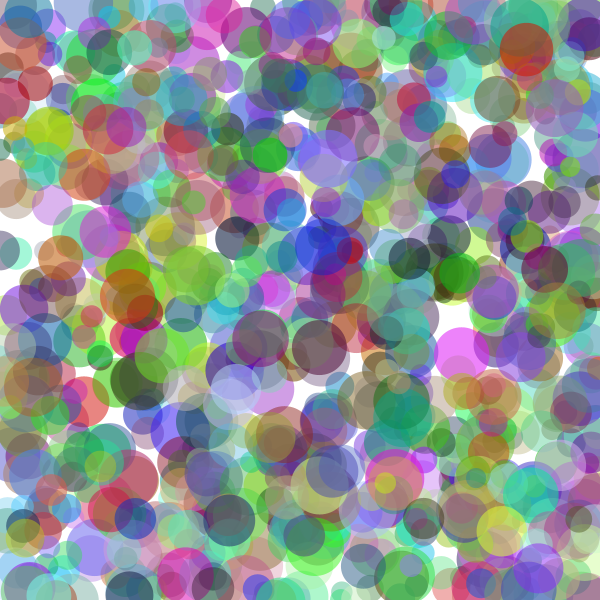
Frame 1 (no input)
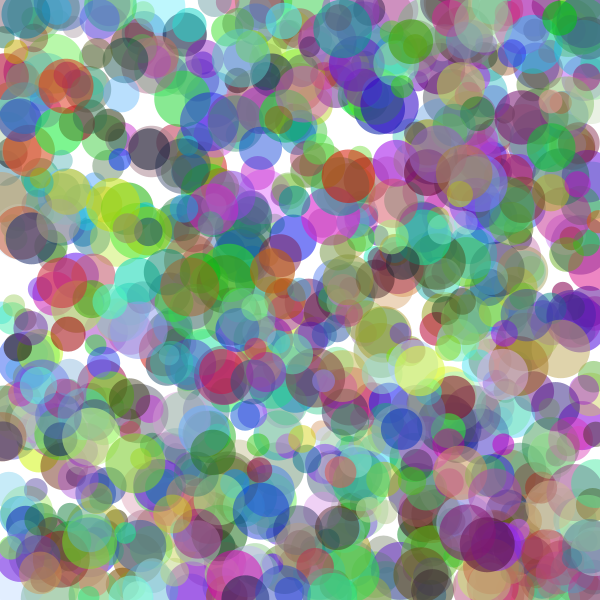
Frame 60 (the mouse pressed at the canvas centre just before this capture)
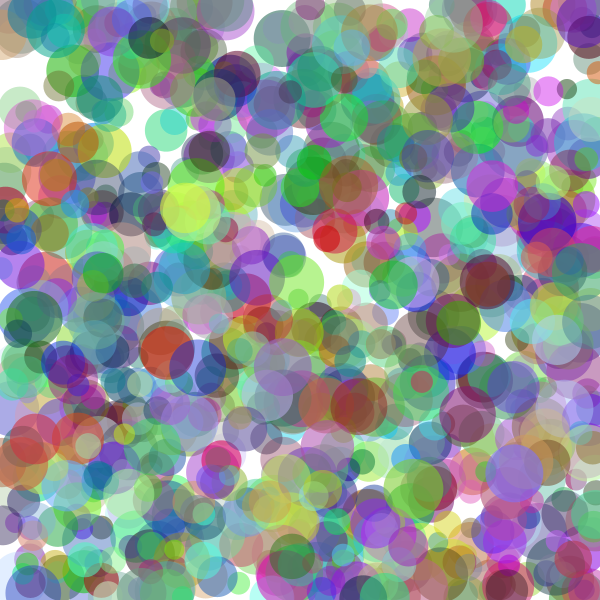
Frame 120 (the mouse held since frame 60 and released just before this capture)

The Processing sketch that drew these frames (run headless with seeded random() and noise(); from frame 60 on, the mouse is pressed at the canvas centre):

// Processing sketch: processing_187385
// ── processing_187385.pde

int number =1000;
float []x = new float[number];
float []y = new float[number];
float []bs = new float[number];
float []xsp = new float[number];
float []ysp = new float[number];
color []c=new color[number];


void setup(){
  size(600,600);
  for(int i = 0; i<number; i++){
  x[i] = random(width);
  y[i] = random(height);
  c[i] = color(random(225),random(255),random(255),random(100,150));
  bs[i] = random(20,60);
  xsp[i] = random(-5,5);
  ysp[i] = random(-5,5);
}
}


void draw(){
  background(255);
  for(int i = 0; i<number; i++){
      if (x[i] > width-bs[i]/2 || x[i] <bs[i]/2){
    xsp[i]=xsp[i]*-1;
  }
  if (y[i] > height-bs[i]/2 || y[i]< bs[i]/2){
    ysp[i]=ysp[i]*-1;
  }
  x[i]= x[i]+ xsp[i];
  y[i]= y[i]+ ysp[i];
  noStroke();
 fill(c[i]);
  ellipse(x[i],y[i],bs[i],bs[i]);
 
} 
}
